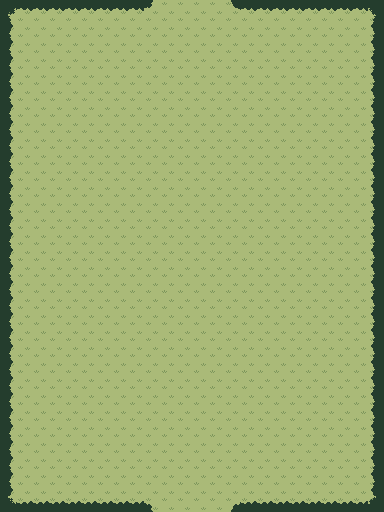

The image is a tile-based game level rendered from a .tmx file. Its description and complete source (layers, tilesets, objects, tile grids) follow:
An orthogonal 24x32 tile map with 16x16 px tiles, 4 tile layers (ground, roads, fence, decor) and 2 objects (entrance02, entrance01).

<map version="1.10" tiledversion="1.12.1" orientation="orthogonal" renderorder="left-down" width="24" height="32" tilewidth="16" tileheight="16" infinite="0" nextlayerid="6" nextobjectid="3">
 <editorsettings>
  <chunksize width="32" height="32" />
 </editorsettings>
 <properties>
  <property name="Name" value="map02" />
  <property name="Type" value="bt" />
 </properties>
 <tileset firstgid="1" source="../Tilesets/kelias.tsx" />
 <layer id="1" name="ground" width="24" height="32">
  <data encoding="csv">
1,1,1,1,1,1,1,1,1,1,1,1,1,1,1,1,1,1,1,1,1,1,1,1,
1,1,1,1,1,1,1,1,1,1,1,1,1,1,1,1,1,1,1,1,1,1,1,1,
1,1,1,1,1,1,1,1,1,1,1,1,1,1,1,1,1,1,1,1,1,1,1,1,
1,1,1,1,1,1,1,1,1,1,1,1,1,1,1,1,1,1,1,1,1,1,1,1,
1,1,1,1,1,1,1,1,1,1,1,1,1,1,1,1,1,1,1,1,1,1,1,1,
1,1,1,1,1,1,1,1,1,1,1,1,1,1,1,1,1,1,1,1,1,1,1,1,
1,1,1,1,1,1,1,1,1,1,1,1,1,1,1,1,1,1,1,1,1,1,1,1,
1,1,1,1,1,1,1,1,1,1,1,1,1,1,1,1,1,1,1,1,1,1,1,1,
1,1,1,1,1,1,1,1,1,1,1,1,1,1,1,1,1,1,1,1,1,1,1,1,
1,1,1,1,1,1,1,1,1,1,1,1,1,1,1,1,1,1,1,1,1,1,1,1,
1,1,1,1,1,1,1,1,1,1,1,1,1,1,1,1,1,1,1,1,1,1,1,1,
1,1,1,1,1,1,1,1,1,1,1,1,1,1,1,1,1,1,1,1,1,1,1,1,
1,1,1,1,1,1,1,1,1,1,1,1,1,1,1,1,1,1,1,1,1,1,1,1,
1,1,1,1,1,1,1,1,1,1,1,1,1,1,1,1,1,1,1,1,1,1,1,1,
1,1,1,1,1,1,1,1,1,1,1,1,1,1,1,1,1,1,1,1,1,1,1,1,
1,1,1,1,1,1,1,1,1,1,1,1,1,1,1,1,1,1,1,1,1,1,1,1,
1,1,1,1,1,1,1,1,1,1,1,1,1,1,1,1,1,1,1,1,1,1,1,1,
1,1,1,1,1,1,1,1,1,1,1,1,1,1,1,1,1,1,1,1,1,1,1,1,
1,1,1,1,1,1,1,1,1,1,1,1,1,1,1,1,1,1,1,1,1,1,1,1,
1,1,1,1,1,1,1,1,1,1,1,1,1,1,1,1,1,1,1,1,1,1,1,1,
1,1,1,1,1,1,1,1,1,1,1,1,1,1,1,1,1,1,1,1,1,1,1,1,
1,1,1,1,1,1,1,1,1,1,1,1,1,1,1,1,1,1,1,1,1,1,1,1,
1,1,1,1,1,1,1,1,1,1,1,1,1,1,1,1,1,1,1,1,1,1,1,1,
1,1,1,1,1,1,1,1,1,1,1,1,1,1,1,1,1,1,1,1,1,1,1,1,
1,1,1,1,1,1,1,1,1,1,1,1,1,1,1,1,1,1,1,1,1,1,1,1,
1,1,1,1,1,1,1,1,1,1,1,1,1,1,1,1,1,1,1,1,1,1,1,1,
1,1,1,1,1,1,1,1,1,1,1,1,1,1,1,1,1,1,1,1,1,1,1,1,
1,1,1,1,1,1,1,1,1,1,1,1,1,1,1,1,1,1,1,1,1,1,1,1,
1,1,1,1,1,1,1,1,1,1,1,1,1,1,1,1,1,1,1,1,1,1,1,1,
1,1,1,1,1,1,1,1,1,1,1,1,1,1,1,1,1,1,1,1,1,1,1,1,
1,1,1,1,1,1,1,1,1,1,1,1,1,1,1,1,1,1,1,1,1,1,1,1,
1,1,1,1,1,1,1,1,1,1,1,1,1,1,1,1,1,1,1,1,1,1,1,1
</data>
 </layer>
 <layer id="3" name="roads" width="24" height="32">
  <data encoding="csv">
0,0,0,0,0,0,0,0,0,0,0,0,0,0,0,0,0,0,0,0,0,0,0,0,
0,0,0,0,0,0,0,0,0,0,0,0,0,0,0,0,0,0,0,0,0,0,0,0,
0,0,0,0,0,0,0,0,0,0,0,0,0,0,0,0,0,0,0,0,0,0,0,0,
0,0,0,0,0,0,0,0,0,0,0,0,0,0,0,0,0,0,0,0,0,0,0,0,
0,0,0,0,0,0,0,0,0,0,0,0,0,0,0,0,0,0,0,0,0,0,0,0,
0,0,0,0,0,0,0,0,0,0,0,0,0,0,0,0,0,0,0,0,0,0,0,0,
0,0,0,0,0,0,0,0,0,0,0,0,0,0,0,0,0,0,0,0,0,0,0,0,
0,0,0,0,0,0,0,0,0,0,0,0,0,0,0,0,0,0,0,0,0,0,0,0,
0,0,0,0,0,0,0,0,0,0,0,0,0,0,0,0,0,0,0,0,0,0,0,0,
0,0,0,0,0,0,0,0,0,0,0,0,0,0,0,0,0,0,0,0,0,0,0,0,
0,0,0,0,0,0,0,0,0,0,0,0,0,0,0,0,0,0,0,0,0,0,0,0,
0,0,0,0,0,0,0,0,0,0,0,0,0,0,0,0,0,0,0,0,0,0,0,0,
0,0,0,0,0,0,0,0,0,0,0,0,0,0,0,0,0,0,0,0,0,0,0,0,
0,0,0,0,0,0,0,0,0,0,0,0,0,0,0,0,0,0,0,0,0,0,0,0,
0,0,0,0,0,0,0,0,0,0,0,0,0,0,0,0,0,0,0,0,0,0,0,0,
0,0,0,0,0,0,0,0,0,0,0,0,0,0,0,0,0,0,0,0,0,0,0,0,
0,0,0,0,0,0,0,0,0,0,0,0,0,0,0,0,0,0,0,0,0,0,0,0,
0,0,0,0,0,0,0,0,0,0,0,0,0,0,0,0,0,0,0,0,0,0,0,0,
0,0,0,0,0,0,0,0,0,0,0,0,0,0,0,0,0,0,0,0,0,0,0,0,
0,0,0,0,0,0,0,0,0,0,0,0,0,0,0,0,0,0,0,0,0,0,0,0,
0,0,0,0,0,0,0,0,0,0,0,0,0,0,0,0,0,0,0,0,0,0,0,0,
0,0,0,0,0,0,0,0,0,0,0,0,0,0,0,0,0,0,0,0,0,0,0,0,
0,0,0,0,0,0,0,0,0,0,0,0,0,0,0,0,0,0,0,0,0,0,0,0,
0,0,0,0,0,0,0,0,0,0,0,0,0,0,0,0,0,0,0,0,0,0,0,0,
0,0,0,0,0,0,0,0,0,0,0,0,0,0,0,0,0,0,0,0,0,0,0,0,
0,0,0,0,0,0,0,0,0,0,0,0,0,0,0,0,0,0,0,0,0,0,0,0,
0,0,0,0,0,0,0,0,0,0,0,0,0,0,0,0,0,0,0,0,0,0,0,0,
0,0,0,0,0,0,0,0,0,0,0,0,0,0,0,0,0,0,0,0,0,0,0,0,
0,0,0,0,0,0,0,0,0,0,0,0,0,0,0,0,0,0,0,0,0,0,0,0,
0,0,0,0,0,0,0,0,0,0,0,0,0,0,0,0,0,0,0,0,0,0,0,0,
0,0,0,0,0,0,0,0,0,0,0,0,0,0,0,0,0,0,0,0,0,0,0,0,
0,0,0,0,0,0,0,0,0,0,0,0,0,0,0,0,0,0,0,0,0,0,0,0
</data>
 </layer>
 <layer id="2" name="fence" width="24" height="32">
  <data encoding="csv">
164,226,226,226,226,226,226,226,226,227,0,0,0,0,225,226,226,226,226,226,226,226,226,165,
195,0,0,0,0,0,0,0,0,0,0,0,0,0,0,0,0,0,0,0,0,0,0,193,
195,0,0,0,0,0,0,0,0,0,0,0,0,0,0,0,0,0,0,0,0,0,0,193,
195,0,0,0,0,0,0,0,0,0,0,0,0,0,0,0,0,0,0,0,0,0,0,193,
195,0,0,0,0,0,0,0,0,0,0,0,0,0,0,0,0,0,0,0,0,0,0,193,
195,0,0,0,0,0,0,0,0,0,0,0,0,0,0,0,0,0,0,0,0,0,0,193,
195,0,0,0,0,0,0,0,0,0,0,0,0,0,0,0,0,0,0,0,0,0,0,193,
195,0,0,0,0,0,0,0,0,0,0,0,0,0,0,0,0,0,0,0,0,0,0,193,
195,0,0,0,0,0,0,0,0,0,0,0,0,0,0,0,0,0,0,0,0,0,0,193,
195,0,0,0,0,0,0,0,0,0,0,0,0,0,0,0,0,0,0,0,0,0,0,193,
195,0,0,0,0,0,0,0,0,0,0,0,0,0,0,0,0,0,0,0,0,0,0,193,
195,0,0,0,0,0,0,0,0,0,0,0,0,0,0,0,0,0,0,0,0,0,0,193,
195,0,0,0,0,0,0,0,0,0,0,0,0,0,0,0,0,0,0,0,0,0,0,193,
195,0,0,0,0,0,0,0,0,0,0,0,0,0,0,0,0,0,0,0,0,0,0,193,
195,0,0,0,0,0,0,0,0,0,0,0,0,0,0,0,0,0,0,0,0,0,0,193,
195,0,0,0,0,0,0,0,0,0,0,0,0,0,0,0,0,0,0,0,0,0,0,193,
195,0,0,0,0,0,0,0,0,0,0,0,0,0,0,0,0,0,0,0,0,0,0,193,
195,0,0,0,0,0,0,0,0,0,0,0,0,0,0,0,0,0,0,0,0,0,0,193,
195,0,0,0,0,0,0,0,0,0,0,0,0,0,0,0,0,0,0,0,0,0,0,193,
195,0,0,0,0,0,0,0,0,0,0,0,0,0,0,0,0,0,0,0,0,0,0,193,
195,0,0,0,0,0,0,0,0,0,0,0,0,0,0,0,0,0,0,0,0,0,0,193,
195,0,0,0,0,0,0,0,0,0,0,0,0,0,0,0,0,0,0,0,0,0,0,193,
195,0,0,0,0,0,0,0,0,0,0,0,0,0,0,0,0,0,0,0,0,0,0,193,
195,0,0,0,0,0,0,0,0,0,0,0,0,0,0,0,0,0,0,0,0,0,0,193,
195,0,0,0,0,0,0,0,0,0,0,0,0,0,0,0,0,0,0,0,0,0,0,193,
195,0,0,0,0,0,0,0,0,0,0,0,0,0,0,0,0,0,0,0,0,0,0,193,
195,0,0,0,0,0,0,0,0,0,0,0,0,0,0,0,0,0,0,0,0,0,0,193,
195,0,0,0,0,0,0,0,0,0,0,0,0,0,0,0,0,0,0,0,0,0,0,193,
195,0,0,0,0,0,0,0,0,0,0,0,0,0,0,0,0,0,0,0,0,0,0,193,
195,0,0,0,0,0,0,0,0,0,0,0,0,0,0,0,0,0,0,0,0,0,0,193,
195,0,0,0,0,0,0,0,0,0,0,0,0,0,0,0,0,0,0,0,0,0,0,193,
196,162,162,162,162,162,162,162,162,163,0,0,0,0,161,162,162,162,162,162,162,162,162,197
</data>
 </layer>
 <layer id="5" name="decor" width="24" height="32">
  <data encoding="csv">
0,0,0,0,0,0,0,0,0,0,0,0,0,0,0,0,0,0,0,0,0,0,0,0,
0,0,0,0,0,0,0,0,0,0,0,0,0,0,0,0,0,0,0,0,0,0,0,0,
0,0,0,0,0,0,0,0,0,0,0,0,0,0,0,0,0,0,0,0,0,0,0,0,
0,0,0,0,0,0,0,0,0,0,0,0,0,0,0,0,0,0,0,0,0,0,0,0,
0,0,0,0,0,0,0,0,0,0,0,0,0,0,0,0,0,0,0,0,0,0,0,0,
0,0,0,0,0,0,0,0,0,0,0,0,0,0,0,0,0,0,0,0,0,0,0,0,
0,0,0,0,0,0,0,0,0,0,0,0,0,0,0,0,0,0,0,0,0,0,0,0,
0,0,0,0,0,0,0,0,0,0,0,0,0,0,0,0,0,0,0,0,0,0,0,0,
0,0,0,0,0,0,0,0,0,0,0,0,0,0,0,0,0,0,0,0,0,0,0,0,
0,0,0,0,0,0,0,0,0,0,0,0,0,0,0,0,0,0,0,0,0,0,0,0,
0,0,0,0,0,0,0,0,0,0,0,0,0,0,0,0,0,0,0,0,0,0,0,0,
0,0,0,0,0,0,0,0,0,0,0,0,0,0,0,0,0,0,0,0,0,0,0,0,
0,0,0,0,0,0,0,0,0,0,0,0,0,0,0,0,0,0,0,0,0,0,0,0,
0,0,0,0,0,0,0,0,0,0,0,0,0,0,0,0,0,0,0,0,0,0,0,0,
0,0,0,0,0,0,0,0,0,0,0,0,0,0,0,0,0,0,0,0,0,0,0,0,
0,0,0,0,0,0,0,0,0,0,0,0,0,0,0,0,0,0,0,0,0,0,0,0,
0,0,0,0,0,0,0,0,0,0,0,0,0,0,0,0,0,0,0,0,0,0,0,0,
0,0,0,0,0,0,0,0,0,0,0,0,0,0,0,0,0,0,0,0,0,0,0,0,
0,0,0,0,0,0,0,0,0,0,0,0,0,0,0,0,0,0,0,0,0,0,0,0,
0,0,0,0,0,0,0,0,0,0,0,0,0,0,0,0,0,0,0,0,0,0,0,0,
0,0,0,0,0,0,0,0,0,0,0,0,0,0,0,0,0,0,0,0,0,0,0,0,
0,0,0,0,0,0,0,0,0,0,0,0,0,0,0,0,0,0,0,0,0,0,0,0,
0,0,0,0,0,0,0,0,0,0,0,0,0,0,0,0,0,0,0,0,0,0,0,0,
0,0,0,0,0,0,0,0,0,0,0,0,0,0,0,0,0,0,0,0,0,0,0,0,
0,0,0,0,0,0,0,0,0,0,0,0,0,0,0,0,0,0,0,0,0,0,0,0,
0,0,0,0,0,0,0,0,0,0,0,0,0,0,0,0,0,0,0,0,0,0,0,0,
0,0,0,0,0,0,0,0,0,0,0,0,0,0,0,0,0,0,0,0,0,0,0,0,
0,0,0,0,0,0,0,0,0,0,0,0,0,0,0,0,0,0,0,0,0,0,0,0,
0,0,0,0,0,0,0,0,0,0,0,0,0,0,0,0,0,0,0,0,0,0,0,0,
0,0,0,0,0,0,0,0,0,0,0,0,0,0,0,0,0,0,0,0,0,0,0,0,
0,0,0,0,0,0,0,0,0,0,0,0,0,0,0,0,0,0,0,0,0,0,0,0,
0,0,0,0,0,0,0,0,0,0,0,0,0,0,0,0,0,0,0,0,0,0,0,0
</data>
 </layer>
 <objectgroup id="4" name="objects">
  <object id="1" name="entrance02" x="160.094" y="0.0507413" width="63.8985" height="6.8985">
   <properties>
    <property name="Name" value="top" />
    <property name="Type" value="entrance" />
   </properties>
  </object>
  <object id="2" name="entrance01" x="159.955" y="509.951" width="64" height="2">
   <properties>
    <property name="Name" value="bottom" />
    <property name="Type" value="entrance" />
   </properties>
  </object>
 </objectgroup>
</map>
